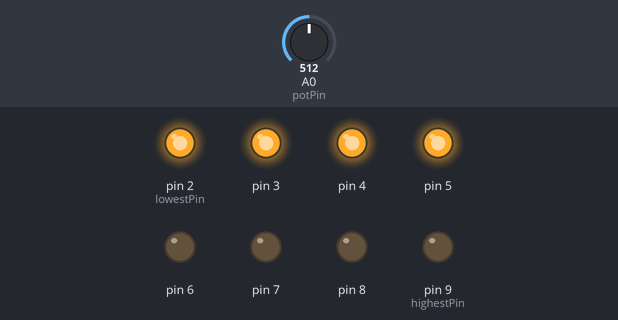
The sketch below on a simulated Arduino Uno, built with avr-gcc and run on an emulated ATmega328P. On the bench: output pins drawn as LEDs (lit = HIGH). Dashed ring = blinking. The test bench sets the inputs (shaded band); at power-on: A0 (potPin) = 512.

Above: at 2.93 s.
9.0 s: A0 (potPin) set to 122
At 14.15 s:
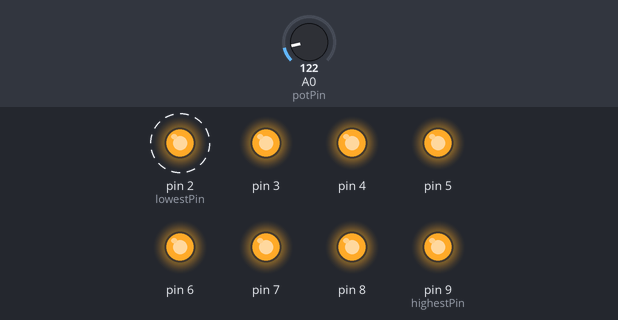
17.1 s: A0 (potPin) set to 0
At 18.6 s:
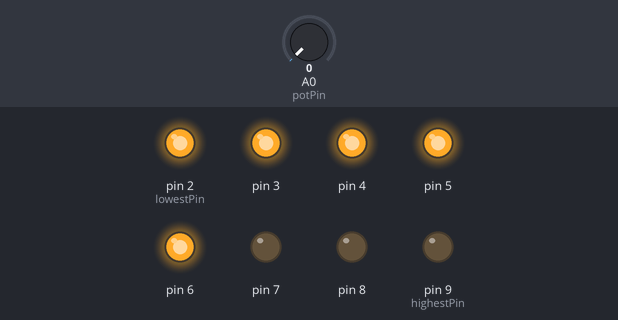
25.2 s: A0 (potPin) set to 511
At 25.35 s:
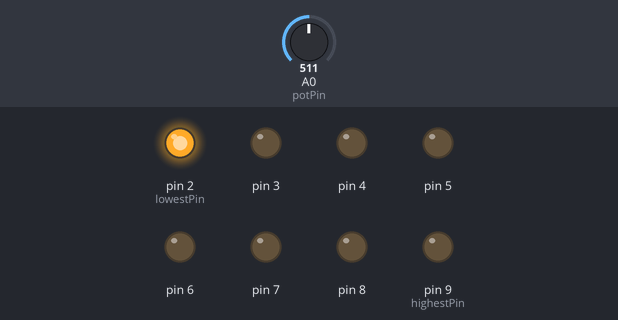
Timing chart, 0 to 39.3 s (numbered marks = the images above; inputs shaded):
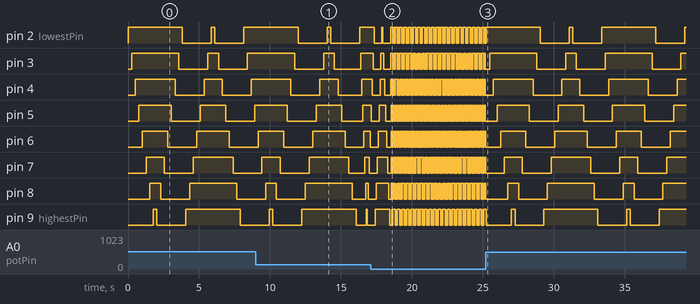

The sketch:

LEDSequence.ino
```cpp
const int lowestPin = 2;  // First LED pin
const int highestPin = 9; // Last LED pin
const int potPin = A0;    // Potentiometer connected to A0

void setup() {
    for (int thisPin = lowestPin; thisPin <= highestPin; thisPin++) {
        pinMode(thisPin, OUTPUT);
    }
}

void loop() {
    int potValue = analogRead(potPin);   // Read potentiometer value (0-1023)
    int delayTime = map(potValue, 0, 1023, 10, 500); // Map value to 10-500ms range

    // LED Chase Forward
    for (int thisPin = lowestPin; thisPin <= highestPin; thisPin++) {
        digitalWrite(thisPin, HIGH);
        delay(delayTime);
    }

    // LED Chase Backward (Turning off)
    for (int thisPin = highestPin; thisPin >= lowestPin; thisPin--) {
        digitalWrite(thisPin, LOW);
        delay(delayTime);
    }

    // LED Chase Backward (Turning on)
    for (int thisPin = highestPin; thisPin >= lowestPin; thisPin--) {
        digitalWrite(thisPin, HIGH);
        delay(delayTime);
    }

    // LED Chase Forward (Turning off)
    for (int thisPin = lowestPin; thisPin <= highestPin; thisPin++) {
        digitalWrite(thisPin, LOW);
        delay(delayTime);
    }
}
```
